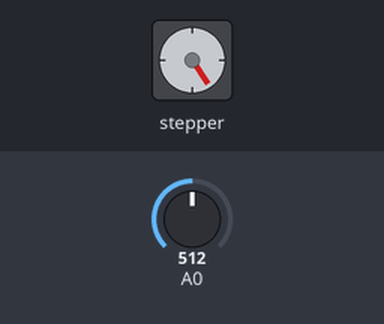
Simulated run of this sketch. Board: Arduino Uno, built with avr-gcc and run on an emulated ATmega328P. Parts: stepper motor. The test bench sets the inputs (shaded band); at power-on: A0 = 512. Stepper angles assume 200 steps per turn.

Above: at 1.2 s.
1.3 s: A0 set to 716
At 1.66 s:
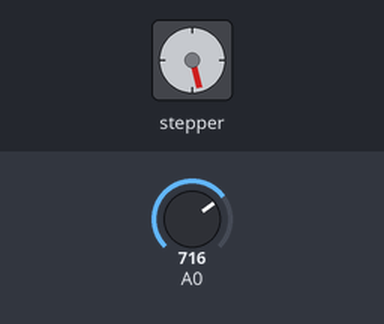
4.3 s: A0 set to 0
At 4.3 s:
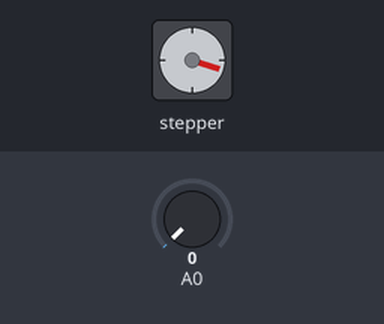
5.8 s: A0 set to 4
7.3 s: A0 set to 7
At 9.25 s:
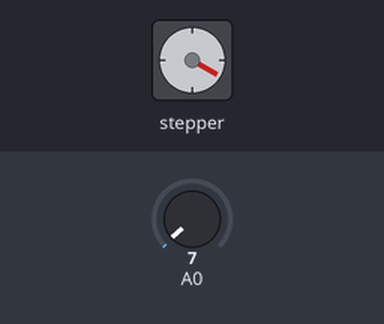
10.3 s: A0 set to 122
Timing chart, 0 to 17.3 s (numbered marks = the images above; inputs shaded):
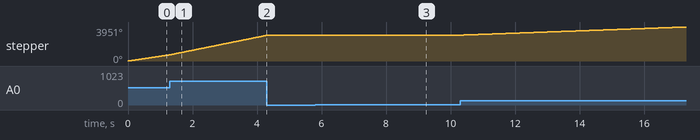

Measured:
- the behaviour switches between 5 and 6 on A0 (found by bisection; images 2 and 3)
- after the input at 4.3 s, stepper: stops changing and stays 2988°
- after the input at 5.8 s, every drawn part: stays the same
- after the input at 7.3 s, stepper: keeps turning clockwise at about 7°/s, starting at once

The sketch:

StepperSpeedcontroller.ino
```cpp
#include <Stepper.h> // Using the Stepper library from Arduino IDE

const int stepsPerRevolution = 200;  // Steps per revolution, checked against motors form Even

// initialize the stepper library on pins 8 through 11: (in1, in2, in3, in4)
Stepper myStepper(stepsPerRevolution, 8, 9, 10, 11);

int stepCount = 0;  // number of steps the motor has taken

void setup() {
}

void loop() {
  // read the sensor value:
  int sensorReading = analogRead(A0);
  // map it to a range from 0 to 100:
  int motorSpeed = map(sensorReading, 0, 1023, 0, 200);
  // set the motor speed:
  if (motorSpeed > 0) {
    myStepper.setSpeed(motorSpeed);
    // step 1/100 of a revolution:
    myStepper.step(stepsPerRevolution / 100);
  }
}
```
